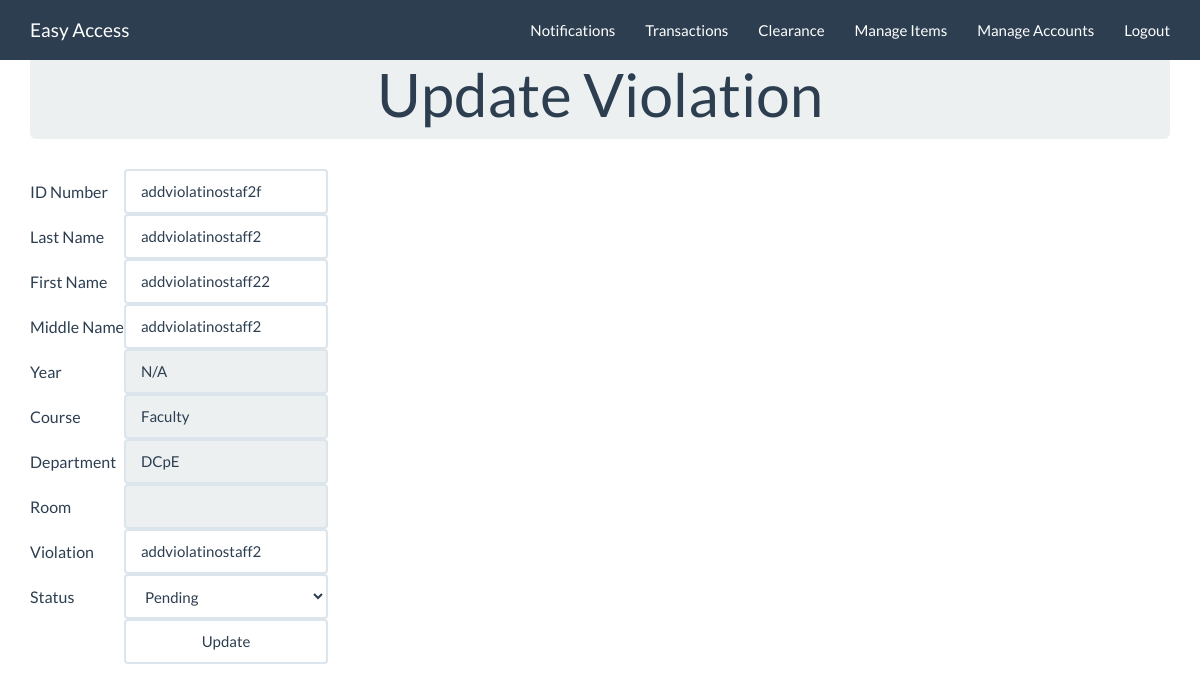
Screenshot of /index.php/c_clear/upVio/108 with the database file from the repository.
### tables this page shows
CREATE TABLE `student` (
  `id` int(11) NOT NULL,
  `u_id` varchar(45) NOT NULL,
  `lastname` varchar(45) NOT NULL,
  `name` varchar(45) NOT NULL,
  `middlename` varchar(45) NOT NULL,
  `year` varchar(11) NOT NULL,
  `course` varchar(45) NOT NULL,
  `department` varchar(45) NOT NULL,
  `violation` varchar(45) NOT NULL,
  `laboratory` varchar(45) NOT NULL,
  `status` varchar(45) NOT NULL,
  `dateviolate` timestamp NOT NULL DEFAULT CURRENT_TIMESTAMP
);

### application/controllers/c_clear.php (called while the page is built, shortened)
<?php
class c_clear extends CI_Controller {
	public function __construct()
	 {
				$this->load->view('admin/head');
				$this->load->view('templates/header');
		}
	public function upVio($values)
	{
		$data['x'] = $this->clearancedb->solItem($values);
		$this->load->view('violation/up_vio',$data);
	}
}
?>

### index.php (called while the page is built, shortened)
<?php
require_once BASEPATH.'core/CodeIgniter.php';

### application/models/clearancedb.php (called while the page is built, shortened)
<?php
class clearancedb extends CI_Model {
         public function solItem($x){
          $this->db->where('id', $x);
          $query = $this->db->get('student');
          return $query;
          }
}
?>

### application/views/violation/up_vio.php (the view, shortened to what this page needs)
<div class="container">
<div class="starter-template">
  <div class="jumbotron">
        <center><h1>Update Violation</h1>  </center>
    </div>
<?php
  foreach ($x->result() as $key) {
    echo "<table>";
      echo form_open('c_clear/VioUpdate');
  echo "<tr>";
    echo "<td>ID Number</td>";
    echo "<td>".form_input('idnumber',$key->u_id,'class="form-control"required')."</td>";
  echo "</tr>";
  echo "<tr>";
    echo "<td>Last Name</td>";
    echo "<td>".form_input('lastname',$key->lastname,'class="form-control"required')."</td>";
  echo "</tr>";
  echo "<tr>";
    echo "<td>First Name</td>";
    echo "<td>".form_input('name',$key->name,'class="form-control"required')."</td>";
  echo "</tr>";
  echo "<tr>";
    echo "<td>Middle Name</td>";
    echo "<td>".form_input('middlename',$key->middlename,'class="form-control"required')."</td>";
  echo "</tr>";
  echo "<tr>";
    echo "<td>Year</td>";
    echo "<td>".form_input('yearlevel',$key->year,'class="form-control" disabled required')."</td>";
  echo "<tr>";
  echo "<tr>";
    echo "<td>Course</td>";
    echo "<td>".form_input('course',$key->course,'class="form-control" disabled required')."</td>";
  echo "<tr>";
  echo "<tr>";
    echo "<td>Department</td>";
    echo "<td>".form_input('department',$key->department,'class="form-control" disabled required' )."</td>";
  echo "<tr>";
  echo "<tr>";
    echo "<td>Room</td>";
    echo "<td>".form_input('laboratory',$this->session->userdata('lab'),'class="form-control" disabled  required')."<td>";
  echo "<tr>";
  echo "<tr>";
    echo "<td>Violation</td>";
    echo "<td>".form_input('violation',$key->violation,'class="form-control"required')."</td>";
  echo "<tr>";
  echo "<td>Status</td>";
   $arrayName= array('Pending'    => 'Pending',
                     'Cleared' => 'Cleared');
   echo "<td>".form_dropdown('status',$arrayName,'','class="form-control" placeholder="Status" required')."</td>";
  echo "<tr>";
  echo "<tr>";
    echo "<td>&nbsp;</td>";
    echo "<td>".form_submit('submit','Update','class="form-control"');
  echo "</tr>";
  echo form_close();
echo "</table>";
}
?>

### rows the page displays
student: idnumber "addviolatinostaf2f", lastname "addviolatinostaff2", name "addviolatinostaff22", middlename "addviolatinostaff2", yearlevel "N/A", course "Faculty", department "DCpE", violation "addviolatinostaff2"

### other values shown
anchor('account/index','Easy Access','class="navbar-brand"') "Easy Access"
anchor('borrow/userlist', 'Transactions') "Transactions"
anchor('c_clear/sVio', 'Clearance') "Clearance"
anchor('item_admin/ItemSearch','Manage Items') "Manage Items"
anchor('admin/sUser','Manage Accounts') "Manage Accounts"
